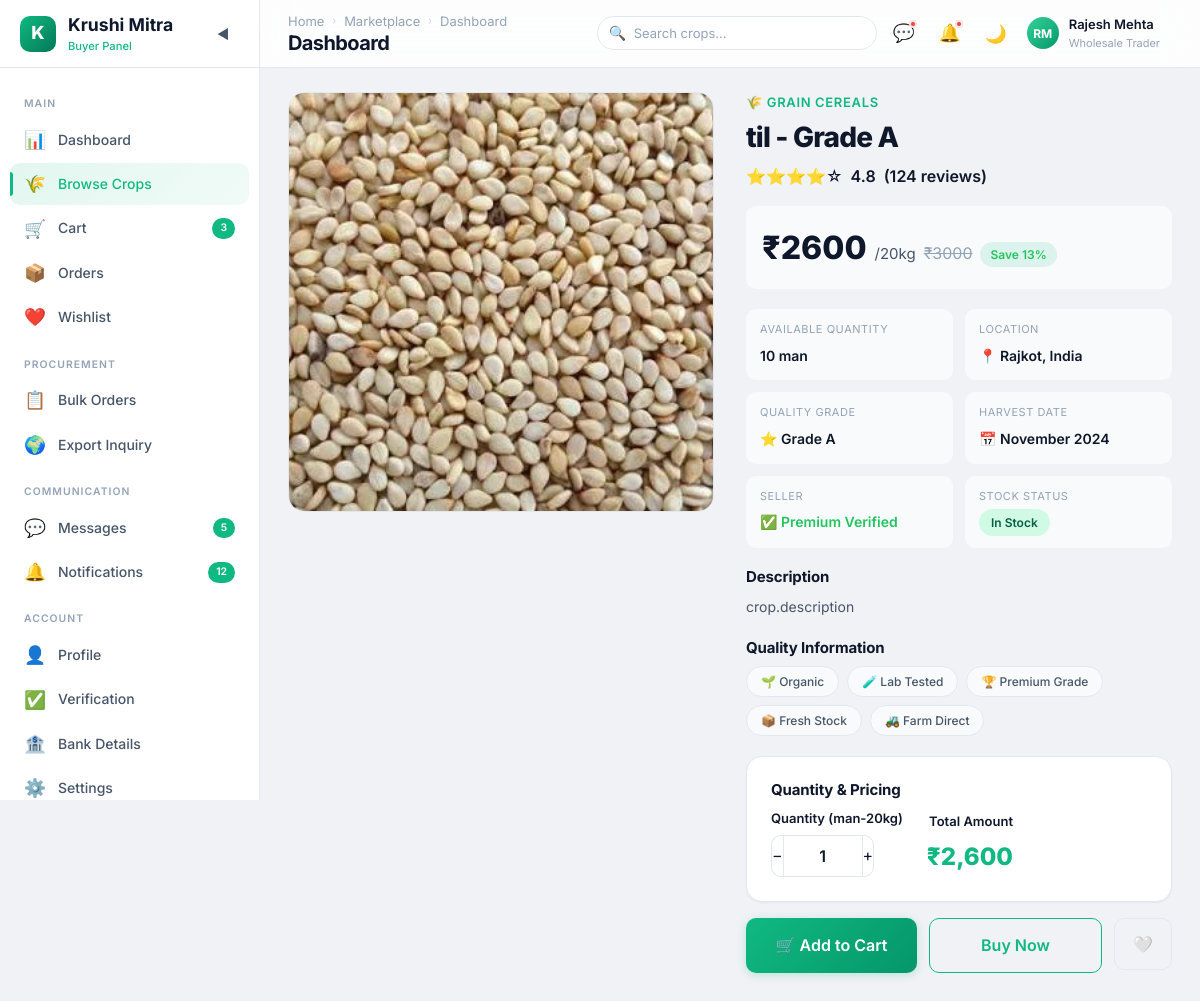
Page /buyer/crop-details/1 (signed in) on the committed database.
### farmer/models.py (models this page shows, shortened)
class crop(models.Model):
    CATEGORY_CHOICES = (
        ('grain cereals', 'Grain cereals'),
        ('vegetables', 'Vegetables'),
        ('fruits', 'Fruits'),
        ('pulses', 'Pulses'),
        ('spices', 'Spices'),
        ('cotton', 'Cotton'),
    )
    user = models.ForeignKey(User,on_delete=models.CASCADE,related_name="seller")
    cropname = models.CharField(max_length=20)
    category = models.CharField(max_length=20 , choices = CATEGORY_CHOICES)
    quantity = models.IntegerField()
    price = models.IntegerField()
    description = models.TextField(null=True, blank=True)
    image = models.FileField(upload_to='crop/images/', null=True, blank=True)
    is_approved = models.BooleanField(default=False)
    created_at = models.DateTimeField(auto_now_add=True)

class User(AbstractUser):
    ROLE_CHOICES = (
        ('Farmer', 'Farmer'),
        ('Buyer', 'Buyer'),
        ('Subadmin', 'Subadmin')
    )
    name = models.CharField(max_length=255)
    role = models.CharField(max_length=20, choices=ROLE_CHOICES)
    email = models.EmailField(unique=True,blank=True, null=True)
    city = models.CharField(max_length=100, blank=True, null=True)
    contact = models.CharField(max_length=10, unique=True , blank=True, null=True)
    password = models.CharField(max_length=128)
    is_active = models.BooleanField(default=False)

### farmer/views.py (the view)
        def wrapper(request, *args, **kwargs):
            if "contact" in request.session:
                try:
                    user = User.objects.get(contact=request.session['contact'])
                    request.uid = user
                    if user.role not in allowed_roles:
                        messages.error(request, "Access Denied")
                        return redirect('login')
                    return view_function(request, *args, **kwargs)
                except User.DoesNotExist:
                    return redirect('login')
            return redirect('login')

### buyer/views.py (called while the page is built)
@check_login(['Buyer'])
def buyer_crop_details(request,pk):
    crp = crop.objects.get(id=pk)
    context = {'crop' : crp}
    return render(request, "buyer/crop-details.html",context)

### farmer/views.py (called while the page is built)
def check_login(allowed_roles):
    def decorator(view_function):
        def wrapper(request, *args, **kwargs):
            if "contact" in request.session:
                try:
                    user = User.objects.get(contact=request.session['contact'])
                    request.uid = user
                    if user.role not in allowed_roles:
                        messages.error(request, "Access Denied")
                        return redirect('login')
                    return view_function(request, *args, **kwargs)
                except User.DoesNotExist:
                    return redirect('login')
            return redirect('login')
        return wrapper
    return decorator

### buyer/templates/buyer/crop-details.html (shortened to what this page needs)
<!DOCTYPE html>
{% load static %}
<html lang="en" data-theme="light">
<head>
  <link rel="stylesheet" href="{% static 'buyer/css/style.css' %}">
  <link rel="stylesheet" href="{% static 'buyer/css/crop-details.css' %}">
</head>
<body>
  <div class="app-layout">
    <aside class="sidebar">
      <div class="sidebar-header">
        <div class="sidebar-logo">
          <div class="sidebar-logo-icon">K</div>
          <div>
            <div class="sidebar-logo-text">Krushi Mitra</div><span class="sidebar-logo-sub">Buyer Panel</span>
          </div>
        </div>
        <button class="sidebar-toggle">◀</button>
      </div>
      <nav class="sidebar-nav">
        <div class="sidebar-section-label">Main</div>
        <a href="{% url 'buyer_dashboard' %}" class="sidebar-item" data-tooltip="Dashboard"><span
            class="sidebar-item-icon">📊</span><span class="sidebar-item-text">Dashboard</span></a>
        <a href="{% url 'buyer_browse_crops' %}" class="sidebar-item active" data-tooltip="Browse Crops"><span
            class="sidebar-item-icon">🌾</span><span class="sidebar-item-text">Browse Crops</span></a>
        <a href="{% url 'buyer_cart' %}" class="sidebar-item" data-tooltip="Cart"><span
            class="sidebar-item-icon">🛒</span><span class="sidebar-item-text">Cart</span><span
            class="sidebar-item-badge">3</span></a>
        <a href="{% url 'buyer_orders' %}" class="sidebar-item" data-tooltip="Orders"><span
            class="sidebar-item-icon">📦</span><span class="sidebar-item-text">Orders</span></a>
        <a href="{% url 'buyer_wishlist' %}" class="sidebar-item" data-tooltip="Wishlist"><span
            class="sidebar-item-icon">❤️</span><span class="sidebar-item-text">Wishlist</span></a>
        <div class="sidebar-section-label">Procurement</div>
        <a href="{% url 'buyer_bulk_order' %}" class="sidebar-item" data-tooltip="Bulk Orders"><span
            class="sidebar-item-icon">📋</span><span class="sidebar-item-text">Bulk Orders</span></a>
        <a href="{% url 'buyer_export_inquiry' %}" class="sidebar-item" data-tooltip="Export Inquiry"><span
            class="sidebar-item-icon">🌍</span><span class="sidebar-item-text">Export Inquiry</span></a>
        <div class="sidebar-section-label">Communication</div>
        <a href="{% url 'buyer_messages' %}" class="sidebar-item" data-tooltip="Messages"><span
            class="sidebar-item-icon">💬</span><span class="sidebar-item-text">Messages</span><span
            class="sidebar-item-badge">5</span></a>
        <a href="{% url 'buyer_notifications' %}" class="sidebar-item" data-tooltip="Notifications"><span
            class="sidebar-item-icon">🔔</span><span class="sidebar-item-text">Notifications</span><span
            class="sidebar-item-badge">12</span></a>
        <div class="sidebar-section-label">Account</div>
        <a href="{% url 'buyer_profile' %}" class="sidebar-item" data-tooltip="Profile"><span
            class="sidebar-item-icon">👤</span><span class="sidebar-item-text">Profile</span></a>
        <a href="{% url 'buyer_verification' %}" class="sidebar-item" data-tooltip="Verification"><span
            class="sidebar-item-icon">✅</span><span class="sidebar-item-text">Verification</span></a>
        <a href="{% url 'buyer_bank_details' %}" class="sidebar-item" data-tooltip="Bank Details"><span
            class="sidebar-item-icon">🏦</span><span class="sidebar-item-text">Bank Details</span></a>
        <a href="{% url 'buyer_settings' %}" class="sidebar-item" data-tooltip="Settings"><span
            class="sidebar-item-icon">⚙️</span><span class="sidebar-item-text">Settings</span></a>
      </nav>
    </aside>
    <div class="main-wrapper">
      <header class="navbar">
        <div class="navbar-left"><button class="mobile-menu-btn">☰</button>
          <div>
            <div class="breadcrumb"><a href="{% url 'buyer_dashboard' %}">Home</a><span
                class="breadcrumb-sep">›</span><a href="{% url 'buyer_browse_crops' %}">Marketplace</a><span
                class="breadcrumb-sep">›</span><span class="current">Crop Details</span></div>
            <h1 class="page-title">Crop Details</h1>
          </div>
        </div>
        <div class="navbar-right">
          <div class="search-box"><span class="search-icon">🔍</span><input type="text" placeholder="Search crops...">
          </div>
          <a href="{% url 'buyer_messages' %}" class="nav-btn">💬<span class="badge-dot"></span></a>
          <a href="{% url 'buyer_notifications' %}" class="nav-btn">🔔<span class="badge-dot"></span></a>
          <button class="theme-toggle">🌙</button>
          <div class="dropdown">
            <div class="profile-btn dropdown-trigger">
              <div class="profile-avatar">RM</div>
              <div>
                <div class="profile-name">Rajesh Mehta</div>
                <div class="profile-role">Wholesale Trader</div>
              </div>
            </div>
          </div>
        </div>
      </header>
      <main class="main-content">
        <form action="{% url 'buyer_cart'%}" method="post">
          <div class="product-detail-layout page-reveal">
            <div class="product-gallery">
              <div class="product-gallery-main">
                <img src="{{crop.image.url}}" alt="Basmati Rice">
              </div>
            </div>
            <div class="product-info">
              <div class="product-category">🌾 {{crop.category}}</div>
              <h1 class="product-name">{{crop.cropname}} - Grade A</h1>
              <div class="product-rating">⭐⭐⭐⭐☆ <span>4.8</span> <span class="rating-count">(124 reviews)</span></div>
              <div class="product-price-section">
                <span class="product-price">₹{{crop.price}}</span>
                <span class="product-price-unit">/20kg</span>
                <span class="product-price-discount">₹3000</span>
                <span class="product-save-badge">Save 13%</span>
              </div>
              <div class="product-meta-grid">
                <div class="product-meta-item"><span class="meta-label">Available Quantity</span><span
                    class="meta-value">{{crop.quantity}} man</span></div>
                <div class="product-meta-item"><span class="meta-label">Location</span><span class="meta-value">📍
                    {{crop.user.city}},
                    India</span></div>
                <div class="product-meta-item"><span class="meta-label">Quality Grade</span><span class="meta-value">⭐
                    Grade A</span></div>
                <div class="product-meta-item"><span class="meta-label">Harvest Date</span><span class="meta-value">📅
                    November 2024</span></div>
                <div class="product-meta-item"><span class="meta-label">Seller</span><span class="meta-value"
                    style="color:var(--green-500);">✅ Premium Verified</span></div>
                <div class="product-meta-item"><span class="meta-label">Stock Status</span><span
                    class="meta-value"><span class="badge badge-approved">In Stock</span></span></div>
              </div>
              <div class="product-description">
                <h3 class="product-desc-title">Description</h3>
                <p class="product-desc-text">crop.description</p>
              </div>
              <div class="product-quality">
                <h3 class="product-desc-title">Quality Information</h3>
                <div class="quality-tags">
                  <span class="quality-tag">🌱 Organic</span>
                  <span class="quality-tag">🧪 Lab Tested</span>
                  <span class="quality-tag">🏆 Premium Grade</span>
                  <span class="quality-tag">📦 Fresh Stock</span>
                  <span class="quality-tag">🚜 Farm Direct</span>
                </div>
              </div>
              <div class="price-calculator card" data-unit-price="{{ crop.price }}">
                <h3 class="product-desc-title">Quantity & Pricing</h3>
                <div class="calc-row">
                  <div class="form-group" style="margin-bottom:0;">
                    <label class="form-label">Quantity (man-20kg)</label>
                    <div class="qty-selector">
                      <a class="qty-minus">−</a>
                      <input type="number" class="qty-input calc-qty" value="1" min="1" max="5000" name="quantity"
                        required>
                      <a class="qty-plus">+</a>
                    </div>
                  </div>
                  <div class="calc-total">
                    <label class="form-label">Total Amount</label>
                    <div class="calc-total-price">₹0</div>
                  </div>
                </div>
              </div>
              <div class="product-actions">
                <button type="submit" href="{% url 'buyer_cart'%}" class="btn btn-primary btn-lg flex-1">🛒
                  Add to
                  Cart</button>
                <a href="{% url 'buyer_checkout' %}" class="btn btn-outline btn-lg flex-1">Buy Now</a>
                <button class="btn btn-ghost btn-lg wishlist-toggle"
                  style="flex:none;width:52px;height:52px;border-radius:var(--radius-md);border:1px solid var(--border-color);">🤍</button>
              </div>
            </div>
          </div>
        </form>
      </main>
    </div>
  </div>
</body>
</html>

### buyer/static/buyer/css/crop-details.css (style rules this page uses)
.product-detail-layout { display: grid; grid-template-columns: 1fr 1fr; gap: 32px; margin-bottom: 40px; }
.product-gallery-main { border-radius: var(--radius-lg); overflow: hidden; background: var(--bg-card); border: var(--card-border); height: 420px; cursor: crosshair; }
.product-gallery-main img { width: 100%; height: 100%; object-fit: cover; transition: transform 0.3s ease; }
.product-category { font-size: 0.8125rem; font-weight: 600; color: var(--primary-500); text-transform: uppercase; letter-spacing: 0.05em; margin-bottom: 8px; }
.product-name { font-size: 1.75rem; font-weight: 800; color: var(--text-primary); margin-bottom: 10px; line-height: 1.2; }
.product-rating { font-size: 1rem; margin-bottom: 16px; display: flex; align-items: center; gap: 8px; }
.product-rating span { font-weight: 600; color: var(--text-primary); }
.product-price-section { display: flex; align-items: baseline; gap: 8px; margin-bottom: 20px; padding: 16px; background: var(--bg-card-hover); border-radius: var(--radius-md); }
.product-price { font-size: 2rem; font-weight: 800; color: var(--text-primary); }
.product-price-unit { font-size: 0.9375rem; color: var(--text-secondary); }
.product-price-discount { font-size: 1rem; color: var(--text-muted); text-decoration: line-through; }
.product-save-badge { padding: 3px 10px; background: rgba(16, 185, 129, 0.12); color: var(--green-500); border-radius: var(--radius-full); font-size: 0.75rem; font-weight: 600; }
.product-meta-grid { display: grid; grid-template-columns: 1fr 1fr; gap: 12px; margin-bottom: 20px; }
.product-meta-item { padding: 12px 14px; background: var(--bg-card-hover); border-radius: var(--radius-md); }
.meta-label { display: block; font-size: 0.6875rem; color: var(--text-muted); text-transform: uppercase; letter-spacing: 0.05em; margin-bottom: 4px; }
.meta-value { font-size: 0.875rem; font-weight: 600; color: var(--text-primary); }
.product-description { margin-bottom: 20px; }
.product-desc-title { font-size: 0.9375rem; font-weight: 700; color: var(--text-primary); margin-bottom: 8px; }
.product-desc-text { font-size: 0.875rem; color: var(--text-secondary); line-height: 1.7; }
.product-quality { margin-bottom: 20px; }
.quality-tags { display: flex; flex-wrap: wrap; gap: 8px; }
.quality-tag { padding: 5px 14px; border-radius: var(--radius-full); font-size: 0.75rem; font-weight: 500; background: var(--bg-card-hover); border: 1px solid var(--border-color); color: var(--text-secondary); }
.calc-row { display: flex; align-items: flex-end; gap: 24px; }
.calc-total { text-align: right; }
.calc-total-price { font-size: 1.5rem; font-weight: 800; color: var(--primary-500); }
.qty-selector { display: inline-flex; align-items: center; border: 1.5px solid var(--border-color); border-radius: var(--radius-md); overflow: hidden; }
.qty-selector input { width: 80px; height: 40px; text-align: center; border: none; border-left: 1px solid var(--border-color); border-right: 1px solid var(--border-color); font-size: 1rem; font-weight: 600; color: var(--text-primary); background: var(--bg-card); -moz-appearance: textfield; }
.product-actions { display: flex; gap: 12px; margin-top: 16px; }

### rows in the picture
crop: image (picture), category "GRAIN CEREALS", cropname "til", price "2600", quantity "10", user.city "Rajkot"
